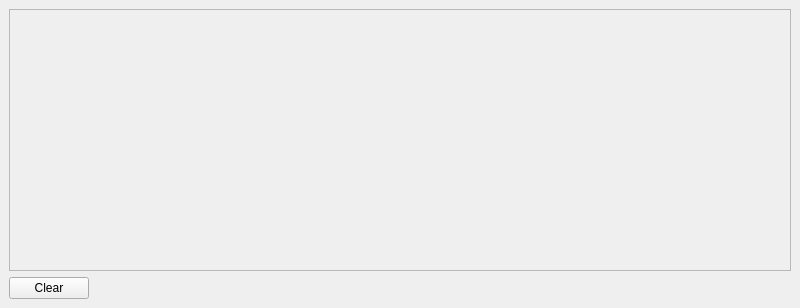
<?xml version="1.0" encoding="UTF-8"?>
<ui version="4.0">
 <class>MainWindow</class>
 <widget class="QMainWindow" name="MainWindow">
  <property name="geometry">
   <rect>
    <x>0</x>
    <y>0</y>
    <width>800</width>
    <height>308</height>
   </rect>
  </property>
  <property name="windowTitle">
   <string>Watcher</string>
  </property>
  <widget class="QWidget" name="centralwidget">
   <layout class="QVBoxLayout" name="verticalLayout_2">
    <item>
     <widget class="QScrollArea" name="scrollArea">
      <property name="widgetResizable">
       <bool>true</bool>
      </property>
      <widget class="QWidget" name="scrollContents">
       <property name="geometry">
        <rect>
         <x>0</x>
         <y>0</y>
         <width>782</width>
         <height>237</height>
        </rect>
       </property>
       <layout class="QVBoxLayout" name="verticalLayout">
        <property name="spacing">
         <number>3</number>
        </property>
        <item>
         <spacer name="spacerWatcher">
          <property name="orientation">
           <enum>Qt::Vertical</enum>
          </property>
          <property name="sizeHint" stdset="0">
           <size>
            <width>208</width>
            <height>224</height>
           </size>
          </property>
         </spacer>
        </item>
       </layout>
      </widget>
     </widget>
    </item>
    <item>
     <layout class="QHBoxLayout" name="horizontalLayout">
      <item>
       <widget class="QPushButton" name="buttonClear">
        <property name="text">
         <string>Clear</string>
        </property>
       </widget>
      </item>
      <item>
       <spacer name="horizontalSpacer">
        <property name="orientation">
         <enum>Qt::Horizontal</enum>
        </property>
        <property name="sizeHint" stdset="0">
         <size>
          <width>40</width>
          <height>20</height>
         </size>
        </property>
       </spacer>
      </item>
     </layout>
    </item>
   </layout>
  </widget>
  <widget class="QMenuBar" name="menubar">
   <property name="geometry">
    <rect>
     <x>0</x>
     <y>0</y>
     <width>800</width>
     <height>22</height>
    </rect>
   </property>
  </widget>
 </widget>
 <resources/>
 <connections/>
</ui>
